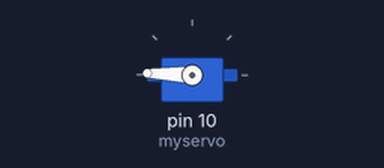
A sketch run on a simulated Arduino Uno, built with avr-gcc and run on an emulated ATmega328P. Shown: servo.

Above: at 0.1 s.
Timing chart, 0 to 40.0 s (numbered marks = the images above):
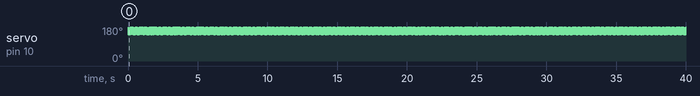

The sketch:

Servo-check.ino
```cpp
#include <Servo.h>
Servo myservo;
void bukaServo(){
  myservo.write(100);
}

void tutupServo(){
  myservo.write(180);
}


void setup() {
  Serial.begin(9600);
  myservo.attach(10); // di pin servo2
}

void loop() {
  // put your main code here, to run repeatedly:
  for (int i = 100; i < 180; i++)
  {
    myservo.write(i);
  }
}

/*
1 = 69
2 = 70
3 = 71
4 = 68
5 = 64
6 = 67
7 = 7
8 = 21
9 = 9
0 = 25
* = 22 tutup servo
# = 13 buka servo
atas = 24
Bawah = 82
kiri = 8
kanan = 90
tengah = 28
*/
```
